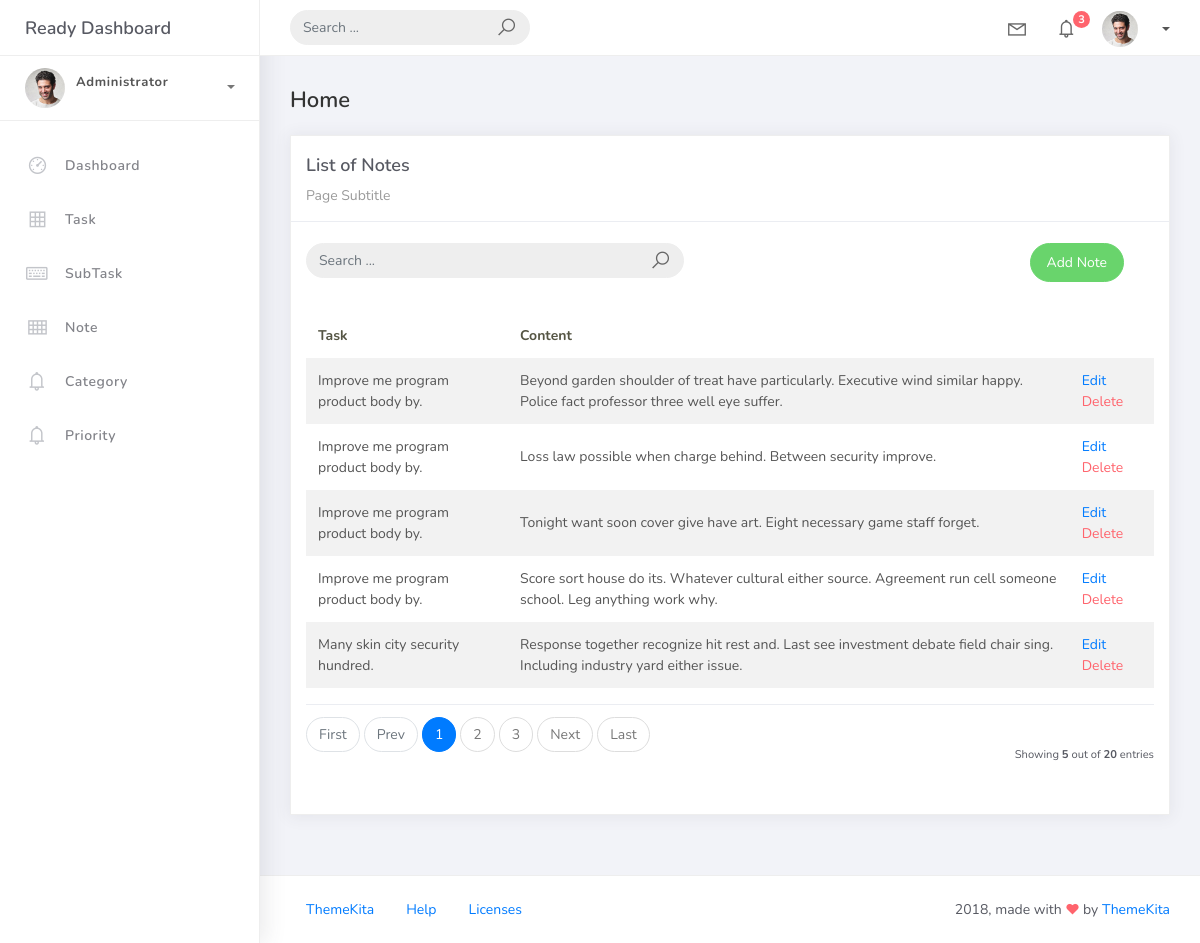
The app's page /note_list with its own data.
### hangarin/models.py (models this page shows, shortened)
class BaseModel(models.Model):
    created_at = models.DateTimeField(auto_now_add = True, db_index = True)
    updated_at = models.DateTimeField(auto_now = True)
    class Meta:
        abstract = True

class Note(BaseModel):
    task = models.ForeignKey(Task, on_delete = models.CASCADE)
    content = models.TextField(blank = True, null = True)

class Task(BaseModel):
    task_title = models.CharField(max_length = 50)
    description = models.CharField(max_length = 150)
    deadline = models.DateTimeField()
    status = models.CharField(max_length = 50, choices = [("Pending","Pending"),("In Progress","In Progress"),("Completed","Completed")],default = "pending")
    priority = models.ForeignKey(Priority, on_delete = models.CASCADE)
    category = models.ForeignKey(Category, on_delete = models.CASCADE)
    def __str__(self):
        return self.task_title

### hangarin/views.py (the view)
# urls.py: path('note_list', NoteList.as_view(), name='note-list'),
class NoteList(ListView):
    model = Note
    context_object_name = 'note'
    template_name = 'note_list.html'
    paginate_by = 5
    ordering = ["task__task_title"]
    def get_queryset(self):
        qs = super().get_queryset()
        query = self.request.GET.get('q')
        if query:
            qs = qs.filter(
                Q(task__task_title__icontains=query)
                )
        return qs

### templates/note_list.html
{% extends 'base.html' %} {% load static %} {% block content %}
<div class ="content">
    <div class="container-fluid">
        <h4 class="page-title">Home</h4>
        <div class="row">
            <div class="col-md-12">
                <div class="card">
                    <div class="card-header">
                        <div class="card-title">List of Notes</div>
                        <div class="card-category">Page Subtitle</div>
                    </div>
                    <br />
                        <div class="col-md-12 row">
                            <div class="col-md-6">
                                <form class="navbar-left navbar-form nav-search mr-md-3" action="{% url 'note-list' %}">
                                    <div class="input-group">
                                        <input type="text" placeholder="Search ..." class="form-control" name="q" />
                                        <div class="input-group-append">
                                        <span class="input-group-text">
                                            <i class="la la-search search-icon"></i>
                                        </span>
                                        </div>
                                    </div>
                                </form>
                            </div>
                            <div class="col-md-6">
                                <div class="pull-right">
                                    <a href="{% url 'note-add' %}" class="btn btn-success btn-rounded">Add Note</a>
                                </div>
                            </div>
                        </div>
                    <div class="card-body">
                        <table class="table table-striped mt-3">
                            <thead>
                                <tr>
                                    <th scope="col">Task</th>
                                    <th scope="col">Content</th>
                                </tr>
                            </thead>
                            <tbody>
                                {% for object in object_list %}
                                <tr>
                                    <td>{{ object.task }}</td>
                                    <td>{{ object.content }}</td>
                                    <td>
                                        <a href="note_list/{{object.id}}">Edit</a>
                                        <a href="note_list/{{ object.id }}/delete" class="text-danger">Delete</a>
                                    </td>
                                </tr>
                                {% empty %}
                                <tr>
                                    <td colspan="4" style="text-align: center">
                                        <p class="text-sm font-weight-bold mb-0">No Records Found</p>
                                    </td>
                                </tr>
                                {% endfor %}
                            </tbody>
                        </table>
                        {% include 'includes/pagination.html' %}
                    </div>
                </div>
            </div>
        </div>
    </div>
</div>
{% endblock %}

### records on screen
Note: task "Improve me program product body by.", content "Beyond garden shoulder of treat have particularly. Executive wind similar happy. Police fact professor three well eye suffer."
Note: task "Improve me program product body by.", content "Loss law possible when charge behind. Between security improve."
Note: task "Improve me program product body by.", content "Tonight want soon cover give have art. Eight necessary game staff forget."
Note: task "Improve me program product body by.", content "Score sort house do its. Whatever cultural either source. Agreement run cell someone school. Leg anything work why."
Note: task "Many skin city security hundred.", content "Response together recognize hit rest and. Last see investment debate field chair sing. Including industry yard either issue."

### other values on screen
{{ page_num }} "1"
{{ page_num }} "2" "3"
{{ object_list.count }} "5"
{{ paginator.count }} "20"
